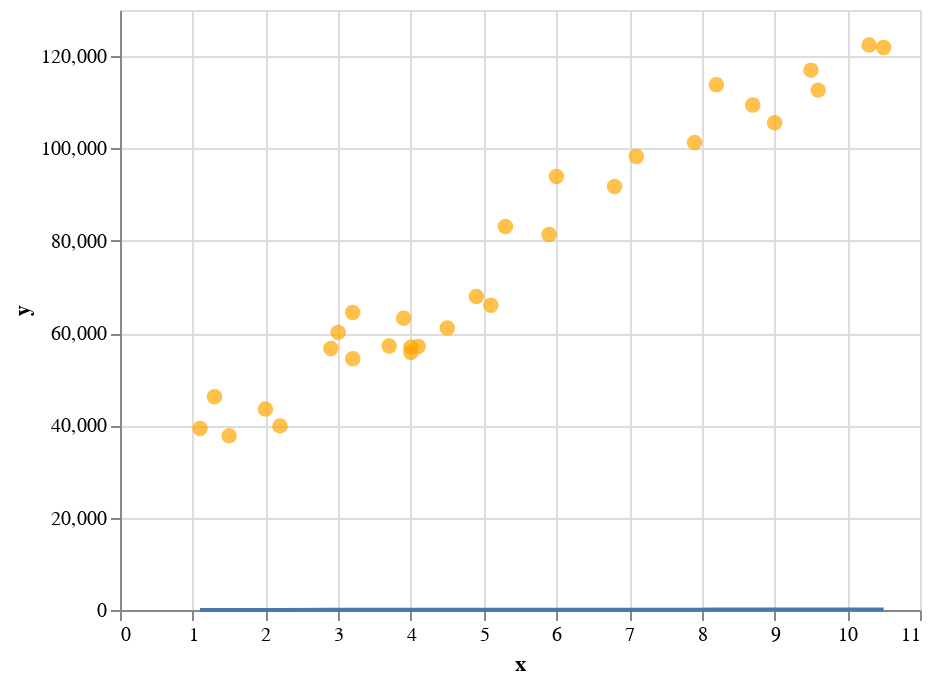

Notebook cell for this chart:
### Markdown cell above
**[4.4]** Choose 2 new values for the model parameters (`a` and `b`) and use the defined function to check the predictions results

### Code cell
check_parameters(10,1,x,y)

### Figure 1 — Vega-Lite specification as saved in the notebook (floating-point values rounded to 4 significant figures)
{"config": {"view": {"continuousWidth": 400, "continuousHeight": 300}}, "layer": [{"data": {"name": "data-1ee9df97fb10d69c78502e814767ebb8"}, "mark": {"type": "circle", "color": "orange", "size": 60}, "encoding": {"x": {"field": "x", "type": "quantitative"}, "y": {"field": "y", "type": "quantitative"}}}, {"data": {"name": "data-d9b1eec49b1618917ff51a823321de8e"}, "mark": "line", "encoding": {"x": {"field": "x", "type": "quantitative"}, "y": {"field": "y", "type": "quantitative"}}}], "$schema": "https://vega.github.io/schema/vega-lite/v4.17.0.json", "datasets": {"data-1ee9df97fb10d69c78502e814767ebb8": [{"x": 1.1, "y": 39340.0}, {"x": 1.3, "y": 46200.0}, {"x": 1.5, "y": 37730.0}, {"x": 2.0, "y": 43520.0}, {"x": 2.2, "y": 39890.0}, {"x": 2.9, "y": 56640.0}, {"x": 3.0, "y": 60150.0}, {"x": 3.2, "y": 54440.0}, {"x": 3.2, "y": 64440.0}, {"x": 3.7, "y": 57190.0}, {"x": 3.9, "y": 63220.0}, {"x": 4.0, "y": 55790.0}, {"x": 4.0, "y": 56960.0}, {"x": 4.1, "y": 57080.0}, {"x": 4.5, "y": 61110.0}, {"x": 4.9, "y": 67940.0}, {"x": 5.1, "y": 66030.0}, {"x": 5.3, "y": 83090.0}, {"x": 5.9, "y": 81360.0}, {"x": 6.0, "y": 93940.0}, {"x": 6.8, "y": 91740.0}, {"x": 7.1, "y": 98270.0}, {"x": 7.9, "y": 101300.0}, {"x": 8.2, "y": 113800.0}, {"x": 8.7, "y": 109400.0}, {"x": 9.0, "y": 105600.0}, {"x": 9.5, "y": 117000.0}, {"x": 9.6, "y": 112600.0}, {"x": 10.3, "y": 122400.0}, {"x": 10.5, "y": 121900.0}], "data-d9b1eec49b1618917ff51a823321de8e": [{"x": 1.1, "y": 12.0}, {"x": 1.3, "y": 14.0}, {"x": 1.5, "y": 16.0}, {"x": 2.0, "y": 21.0}, {"x": 2.2, "y": 23.0}, {"x": 2.9, "y": 30.0}, {"x": 3.0, "y": 31.0}, {"x": 3.2, "y": 33.0}, {"x": 3.2, "y": 33.0}, {"x": 3.7, "y": 38.0}, {"x": 3.9, "y": 40.0}, {"x": 4.0, "y": 41.0}, {"x": 4.0, "y": 41.0}, {"x": 4.1, "y": 42.0}, {"x": 4.5, "y": 46.0}, {"x": 4.9, "y": 50.0}, {"x": 5.1, "y": 52.0}, {"x": 5.3, "y": 54.0}, {"x": 5.9, "y": 60.0}, {"x": 6.0, "y": 61.0}, {"x": 6.8, "y": 69.0}, {"x": 7.1, "y": 72.0}, {"x": 7.9, "y": 80.0}, {"x": 8.2, "y": 83.0}, {"x": 8.7, "y": 88.0}, {"x": 9.0, "y": 91.0}, {"x": 9.5, "y": 96.0}, {"x": 9.6, "y": 97.0}, {"x": 10.3, "y": 104.0}, {"x": 10.5, "y": 106.0}]}}
